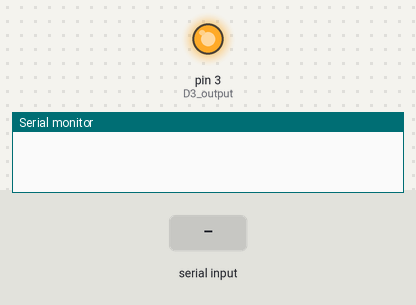
Bench run of a sketch on a simulated Arduino Uno, built with avr-gcc and run on an emulated ATmega328P. Shown: output pins drawn as LEDs (lit = HIGH), the last lines printed to the serial monitor. Inputs (shaded band) come from the test bench. Pins used as bus, display or sensor lines are not drawn.

Above: at 1.2 s.
1.3 s: byte 45 (45) received over Serial
At 2.0 s:
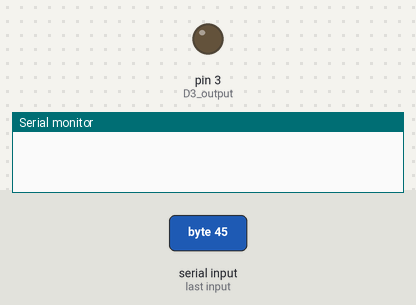
2.8 s: "1" received over Serial
At 3.1 s:
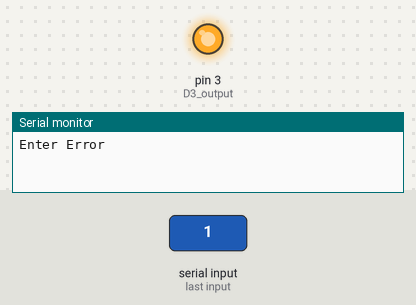
Timing chart, 0 to 5.8 s (numbered marks = the images above; inputs shaded):
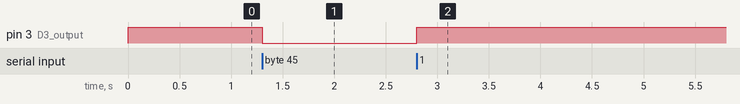

The sketch:

MotorCWnCCW.ino
```cpp
void setup()
{
  Serial.begin(9600);
  pinMode(3,OUTPUT);       //D3 output
  pinMode(4,OUTPUT);       //D4
  digitalWrite(3,HIGH);
  digitalWrite(4,HIGH);
}

void loop()
{
  if (Serial.available() > 0)// 檢查是否有資料可供讀取
    {
    char order = Serial.read();
    switch(order)
      {
      case 43://CW '+'
        digitalWrite(3,HIGH);
        digitalWrite(4,LOW);
        break;

      case 45://CCW '-'
        digitalWrite(3,LOW);
        digitalWrite(4,HIGH);
        break;


      case 10://new line ASCII
        break;

      case 13://carriage return ASCII
        break;

      default:
        Serial.println("Enter Error");
        digitalWrite(3,HIGH);
        digitalWrite(4,HIGH);
        break;
      }
  }
}
```

Measured:
- after the input at 1.3 s, pin 3 (D3_output): HIGH → LOW at once
- after the input at 2.8 s, pin 3 (D3_output): LOW → HIGH at once
